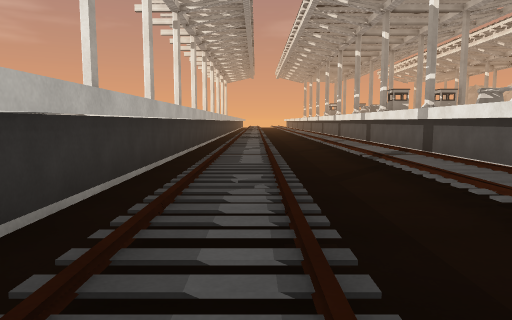
View 1 (above)

21 first-person views from a walk through a scene from a Unity 3-D project. The camera is 1.4 m above the floor, tilts 6° down and sees 70° across. The floor is counted in squares, 2 m on a side. Each view is taken from the middle of a square. On the plan, view 1 faces up. The plan holds only what a view shows up to about 11 squares ahead; the rest is blank. The place goes on beyond the plan. Some animated figures are left out. Surface patterns are stand-ins for the level's own textures.

View 2
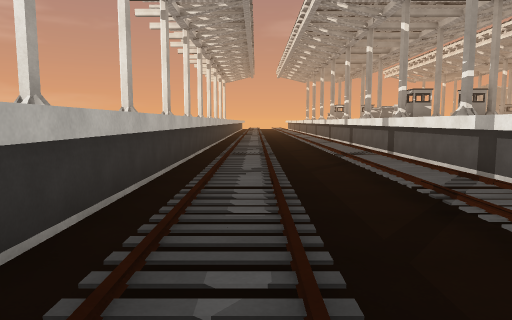

View 3
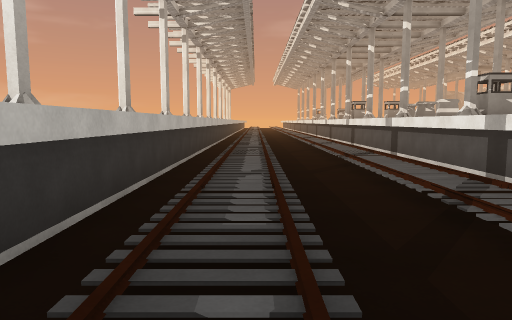

View 4
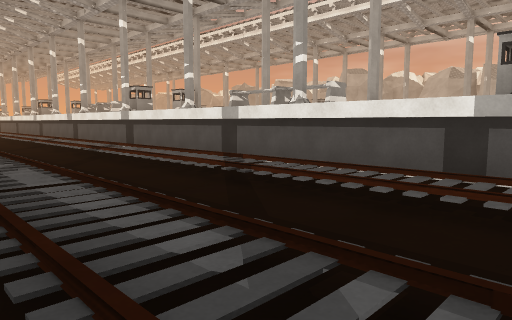

View 5
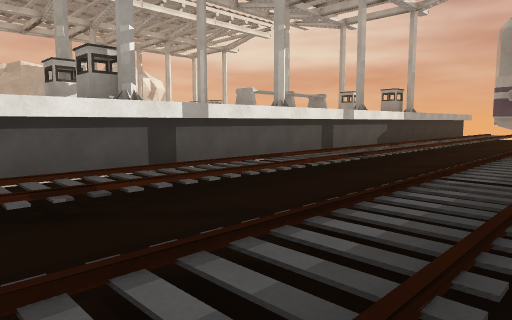

View 6
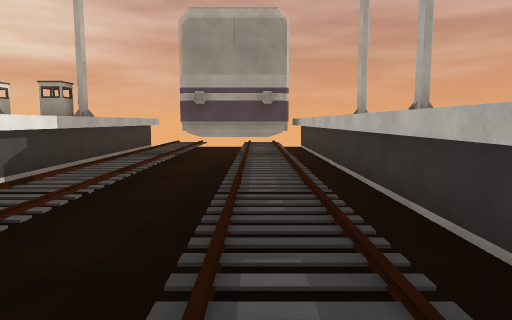

View 7
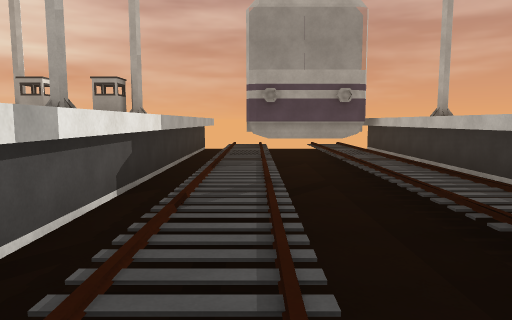

View 8
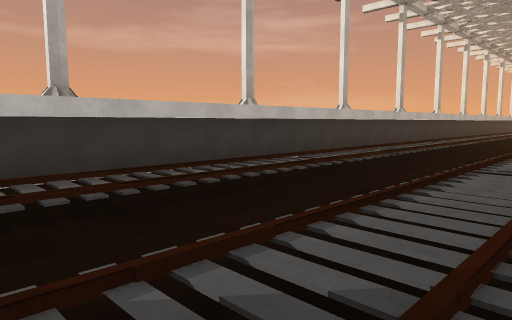

View 9
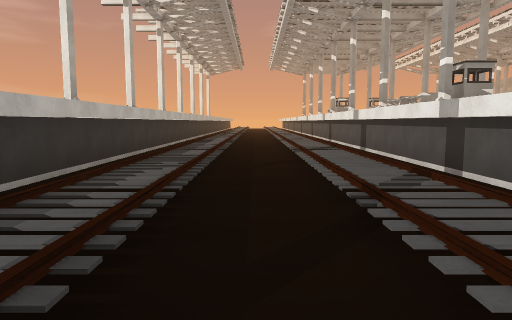

View 10
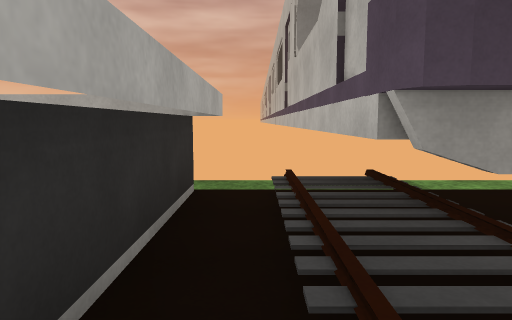

View 11
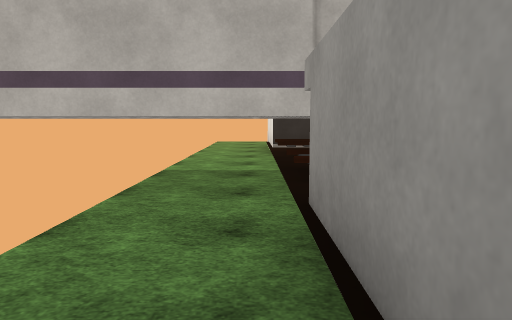

View 12
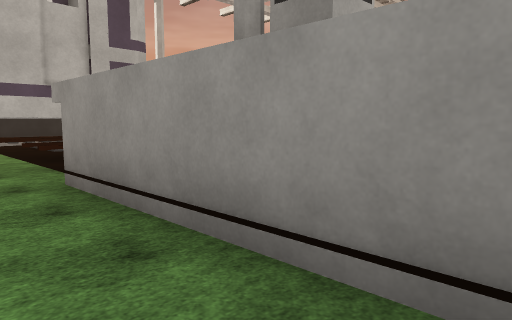

View 13
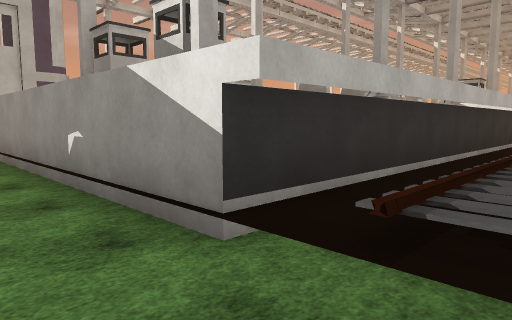

View 14
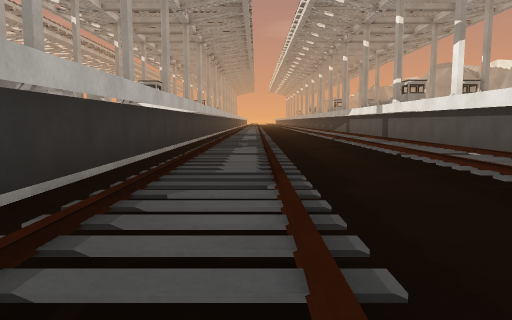

View 15
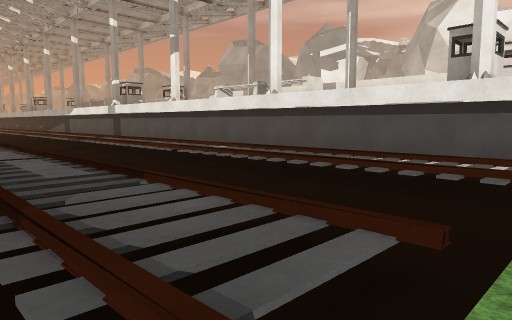

View 16
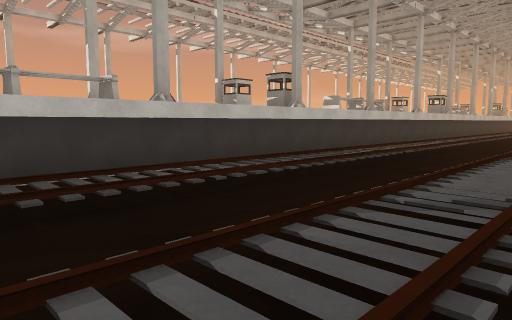

View 17
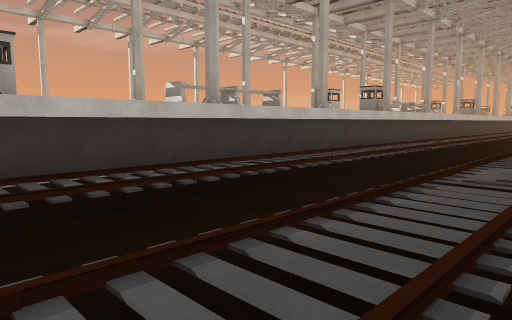

View 18
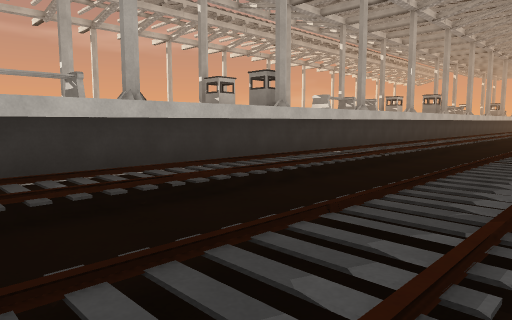

View 19
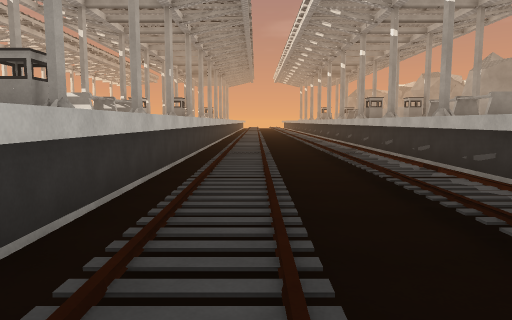

View 20
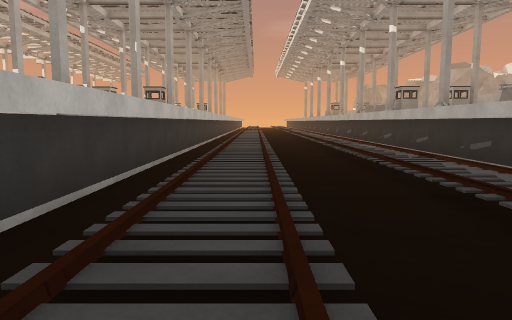

View 21
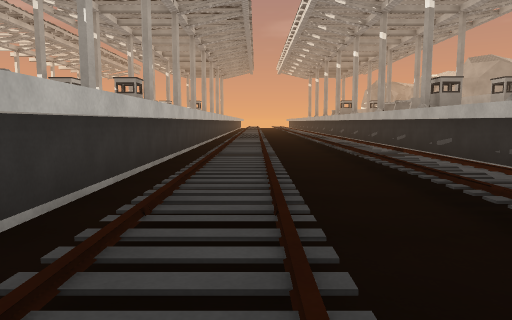

### Floor plan
Key: @ floor where view 1 was taken; # wall or solid block; . main floor; - floor 0.25 m lower than the main floor; / step, stairs or slope; ^ raised ledge.
Columns run from 3 left of view 1 to 17 right of it. Each row starts with its distance up from view 1.
 15  ^././/^     ^//.//^
 14  ^././/^     ^//.//^
 13  ^././/^     ^//.//^
 12  ^././/^     ^//.//^
 11  #././/#     #//.//#
 10 ^^././/^   ^^^//./#^^
  9  ^././/^     ^//./#^
  8  ^././/^     ^//.//^
  7  #././/#     #//.//^
  6  ^././/^     ^//.//^
  5  ^././/^     ^//.//^
  4  ^././/^     ^//.//^
  3  #././/#     #//.//#
  2  #././/#   ###//.//#
  1  ^././/^     ^//.//
  0  ^.@.//^     ^//./
 -1  #././/#     #//.//
 -2  ^././/^     ^//.//
 -3  ^././/^     ^//.//
 -4  ^././/^     ^//.//
 -5  #././/#     #//./
 -6  #././/#     #//./
 -7  ^././/^     ^//.//
 -8  ^././/^     ^//.//
 -9  #././/#     #//.//
-10  ^././/^     ^//.//
-11   ././/^     ^//./
-12  ^././/^     ^//.//^
-13  #././/#     #//.//#
-14  #././/#    ##//.//##
-15  ^././/^     ^//.//^
-16  ^././/^     ^//.//^
-17  #././/#     #//.//^
-18  ^././/^     ^//.//^
-19  ^././/^     ^//.//^
-20  ^././/^     ^//.//^
-21  #####/#     #//.//^
-22 ###  #/#######//.//#
-23      #------------
-24      #----------
-25      #

Positions as (right, up) in squares from view 1, and headings:
1: (0, 0), facing up
2: (0, 2), facing up
3: (0, -6), facing up
4: (-1, -10), facing up-right
5: (-1, -6), facing down-right
6: (0, -10), facing down
7: (2, -11), facing down
8: (3, -11), facing up-left
9: (1, 7), facing up
10: (3, -19), facing down
11: (6, -23), facing left
12: (8, -24), facing up-left
13: (12, -24), facing up-left
14: (12, -23), facing up
15: (11, -23), facing up-right
16: (15, -17), facing up-left
17: (15, -10), facing up-left
18: (15, -4), facing up-left
19: (12, -3), facing up
20: (12, 1), facing up
21: (12, 4), facing up
